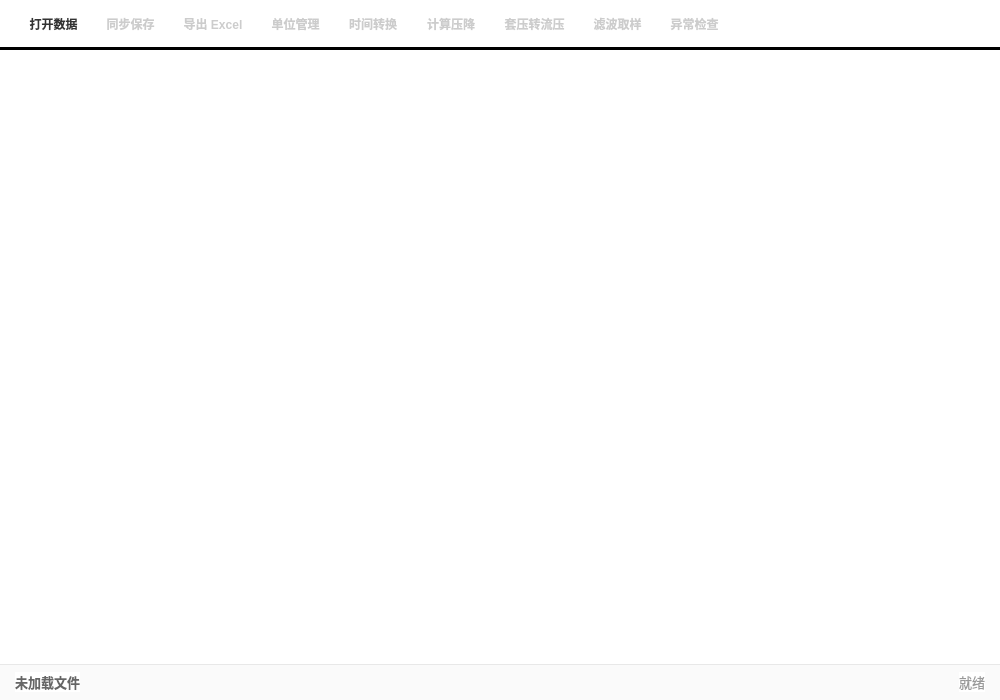
<?xml version="1.0" encoding="UTF-8"?>
<ui version="4.0">
 <class>WT_DataWidget</class>
 <widget class="QWidget" name="WT_DataWidget">
  <property name="geometry">
   <rect>
    <x>0</x>
    <y>0</y>
    <width>1000</width>
    <height>700</height>
   </rect>
  </property>
  <property name="windowTitle">
   <string>WT_DataWidget</string>
  </property>
  <property name="styleSheet">
   <string notr="true">/* 全局设置 */
QWidget {
    background-color: #FFFFFF;
    color: #333333;
    font-family: &quot;Microsoft YaHei&quot;, sans-serif;
    font-size: 13px;
}

/* 顶部操作区 */
QWidget#topPanel {
    background-color: #FFFFFF;
    border: none;
}

/* 底部信息栏 */
QWidget#bottomPanel {
    background-color: #FAFAFA;
    border-top: 1px solid #E8E8E8;
}

/* 将按键样式改为更纯净的工具栏样式 */
QToolButton {
    background-color: transparent;
    border: none;
    border-radius: 4px;
    padding: 5px;
    color: #333333;
    font-weight: bold;
    font-size: 12px;
}
QToolButton:hover {
    background-color: #E6F7FF;
    color: #1890FF;
}
QToolButton:pressed {
    background-color: #BAE7FF;
}
QToolButton:disabled {
    color: #CCCCCC;
}

/* QTabWidget 样式优化：解决遮挡问题 */
QTabWidget::pane {
    border: none;
    /* 取消 pane 自己的上边框，因为我们用专门的 QFrame 来画分割线了 */
    border-top: 0px solid #D9D9D9;
    background: #FFFFFF;
}

QTabBar::tab {
    background: #FFFFFF;
    /* 增加上边框，和背景融为一体，起到占位作用，防止文字太贴近顶线 */
    border-top: 1px solid transparent;
    border-left: 1px solid transparent;
    border-right: 1px solid transparent;
    border-bottom: 2px solid transparent;
    padding: 8px 20px;
    min-width: 80px;
    color: #666666;
    margin-right: 2px;
    /* 增加 top margin，让标签页整体往下沉一点点，留出上方黑线的位置 */
    margin-top: 2px;
}

QTabBar::tab:selected {
    color: #1890FF;
    font-weight: bold;
    border-bottom: 2px solid #1890FF;
    background-color: #E6F7FF;
}

QTabBar::tab:hover {
    color: #40A9FF;
}

/* 底部标签 */
QLabel#filePathLabel {
    color: #666666;
    font-weight: bold;
}
QLabel#statusLabel {
    color: #999999;
}
</string>
  </property>
  <layout class="QVBoxLayout" name="verticalLayout_Main">
   <property name="spacing">
    <number>0</number>
   </property>
   <property name="leftMargin">
    <number>0</number>
   </property>
   <property name="topMargin">
    <number>0</number>
   </property>
   <property name="rightMargin">
    <number>0</number>
   </property>
   <property name="bottomMargin">
    <number>0</number>
   </property>
   <item>
    <widget class="QWidget" name="topPanel" native="true">
     <layout class="QHBoxLayout" name="horizontalLayout_Toolbar">
      <property name="spacing">
       <number>10</number>
      </property>
      <property name="leftMargin">
       <number>20</number>
      </property>
      <property name="topMargin">
       <number>8</number>
      </property>
      <property name="rightMargin">
       <number>20</number>
      </property>
      <property name="bottomMargin">
       <number>8</number>
      </property>
      <item>
       <widget class="QToolButton" name="btnOpenFile">
        <property name="cursor">
         <cursorShape>PointingHandCursor</cursorShape>
        </property>
        <property name="text">
         <string>打开数据</string>
        </property>
       </widget>
      </item>
      <item>
       <widget class="QToolButton" name="btnSave">
        <property name="enabled">
         <bool>false</bool>
        </property>
        <property name="cursor">
         <cursorShape>PointingHandCursor</cursorShape>
        </property>
        <property name="text">
         <string>同步保存</string>
        </property>
       </widget>
      </item>
      <item>
       <widget class="QToolButton" name="btnExport">
        <property name="enabled">
         <bool>false</bool>
        </property>
        <property name="cursor">
         <cursorShape>PointingHandCursor</cursorShape>
        </property>
        <property name="text">
         <string>导出 Excel</string>
        </property>
       </widget>
      </item>
      <item>
       <widget class="QToolButton" name="btnUnitManager">
        <property name="enabled">
         <bool>false</bool>
        </property>
        <property name="cursor">
         <cursorShape>PointingHandCursor</cursorShape>
        </property>
        <property name="text">
         <string>单位管理</string>
        </property>
       </widget>
      </item>
      <item>
       <widget class="QToolButton" name="btnTimeConvert">
        <property name="enabled">
         <bool>false</bool>
        </property>
        <property name="cursor">
         <cursorShape>PointingHandCursor</cursorShape>
        </property>
        <property name="text">
         <string>时间转换</string>
        </property>
       </widget>
      </item>
      <item>
       <widget class="QToolButton" name="btnPressureDropCalc">
        <property name="enabled">
         <bool>false</bool>
        </property>
        <property name="cursor">
         <cursorShape>PointingHandCursor</cursorShape>
        </property>
        <property name="text">
         <string>计算压降</string>
        </property>
       </widget>
      </item>
      <item>
       <widget class="QToolButton" name="btnCalcPwf">
        <property name="enabled">
         <bool>false</bool>
        </property>
        <property name="cursor">
         <cursorShape>PointingHandCursor</cursorShape>
        </property>
        <property name="text">
         <string>套压转流压</string>
        </property>
       </widget>
      </item>
      <item>
       <widget class="QToolButton" name="btnFilterSample">
        <property name="enabled">
         <bool>false</bool>
        </property>
        <property name="cursor">
         <cursorShape>PointingHandCursor</cursorShape>
        </property>
        <property name="text">
         <string>滤波取样</string>
        </property>
       </widget>
      </item>
      <item>
       <widget class="QToolButton" name="btnErrorCheck">
        <property name="enabled">
         <bool>false</bool>
        </property>
        <property name="cursor">
         <cursorShape>PointingHandCursor</cursorShape>
        </property>
        <property name="text">
         <string>异常检查</string>
        </property>
       </widget>
      </item>
      <item>
       <spacer name="horizontalSpacer_Toolbar">
        <property name="orientation">
         <enum>Qt::Orientation::Horizontal</enum>
        </property>
        <property name="sizeHint" stdset="0">
         <size>
          <width>40</width>
          <height>20</height>
         </size>
        </property>
       </spacer>
      </item>
     </layout>
    </widget>
   </item>

   <item>
    <widget class="QFrame" name="line_separator">
     <property name="frameShape">
      <enum>QFrame::HLine</enum>
     </property>
     <property name="frameShadow">
      <enum>QFrame::Plain</enum>
     </property>
     <property name="lineWidth">
      <number>1</number>
     </property>
     <property name="styleSheet">
      <string notr="true">background-color: #000000; color: #000000;</string>
     </property>
    </widget>
   </item>
   <item>
    <widget class="QTabWidget" name="tabWidget">
     <property name="documentMode">
      <bool>true</bool>
     </property>
     <property name="tabsClosable">
      <bool>true</bool>
     </property>
    </widget>
   </item>
   <item>
    <widget class="QWidget" name="bottomPanel" native="true">
     <layout class="QHBoxLayout" name="horizontalLayout_Bottom">
      <property name="leftMargin">
       <number>15</number>
      </property>
      <property name="topMargin">
       <number>8</number>
      </property>
      <property name="rightMargin">
       <number>15</number>
      </property>
      <property name="bottomMargin">
       <number>8</number>
      </property>
      <item>
       <widget class="QLabel" name="filePathLabel">
        <property name="text">
         <string>未加载文件</string>
        </property>
       </widget>
      </item>
      <item>
       <spacer name="horizontalSpacer_Bottom">
        <property name="orientation">
         <enum>Qt::Orientation::Horizontal</enum>
        </property>
        <property name="sizeHint" stdset="0">
         <size>
          <width>40</width>
          <height>20</height>
         </size>
        </property>
       </spacer>
      </item>
      <item>
       <widget class="QLabel" name="statusLabel">
        <property name="text">
         <string>就绪</string>
        </property>
        <property name="alignment">
         <set>Qt::AlignmentFlag::AlignRight|Qt::AlignmentFlag::AlignTrailing|Qt::AlignmentFlag::AlignVCenter</set>
        </property>
       </widget>
      </item>
     </layout>
    </widget>
   </item>
  </layout>
 </widget>
 <resources/>
 <connections/>
</ui>
